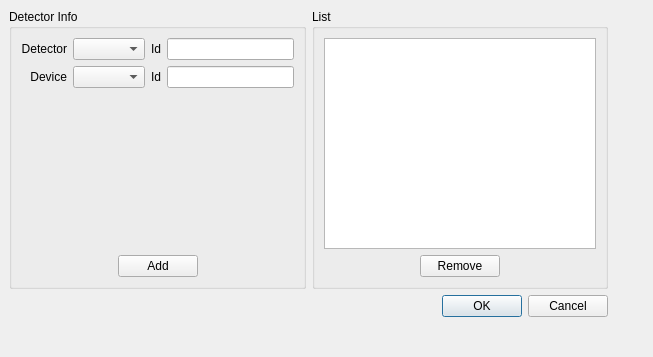
<ui version="4.0" >
 <class>detInfoDialog</class>
 <widget class="QDialog" name="detInfoDialog" >
  <property name="geometry" >
   <rect>
    <x>0</x>
    <y>0</y>
    <width>653</width>
    <height>357</height>
   </rect>
  </property>
  <property name="windowTitle" >
   <string>Dialog</string>
  </property>
  <widget class="QWidget" name="" >
   <property name="geometry" >
    <rect>
     <x>9</x>
     <y>9</y>
     <width>599</width>
     <height>308</height>
    </rect>
   </property>
   <layout class="QVBoxLayout" >
    <item>
     <layout class="QHBoxLayout" >
      <item>
       <widget class="QGroupBox" name="detInfoBox" >
        <property name="title" >
         <string>Detector Info</string>
        </property>
        <layout class="QVBoxLayout" >
         <item>
          <layout class="QGridLayout" >
           <item row="0" column="0" >
            <widget class="QLabel" name="detInfoDetLabel" >
             <property name="text" >
              <string>Detector</string>
             </property>
             <property name="alignment" >
              <set>Qt::AlignRight|Qt::AlignTrailing|Qt::AlignVCenter</set>
             </property>
            </widget>
           </item>
           <item row="0" column="1" >
            <widget class="QComboBox" name="detInfoDetBox" />
           </item>
           <item row="0" column="2" >
            <widget class="QLabel" name="detInfoDetIdLabel" >
             <property name="text" >
              <string>Id</string>
             </property>
             <property name="alignment" >
              <set>Qt::AlignRight|Qt::AlignTrailing|Qt::AlignVCenter</set>
             </property>
            </widget>
           </item>
           <item row="0" column="3" >
            <widget class="QLineEdit" name="detInfoDetIdEdit" />
           </item>
           <item row="1" column="0" >
            <widget class="QLabel" name="detInfoDevLabel" >
             <property name="text" >
              <string>Device</string>
             </property>
             <property name="alignment" >
              <set>Qt::AlignRight|Qt::AlignTrailing|Qt::AlignVCenter</set>
             </property>
            </widget>
           </item>
           <item row="1" column="1" >
            <widget class="QComboBox" name="detInfoDevBox" />
           </item>
           <item row="1" column="2" >
            <widget class="QLabel" name="detInfoDevIdLabel" >
             <property name="text" >
              <string>Id</string>
             </property>
             <property name="alignment" >
              <set>Qt::AlignRight|Qt::AlignTrailing|Qt::AlignVCenter</set>
             </property>
            </widget>
           </item>
           <item row="1" column="3" >
            <widget class="QLineEdit" name="detInfoDevIdEdit" />
           </item>
          </layout>
         </item>
         <item>
          <spacer>
           <property name="orientation" >
            <enum>Qt::Vertical</enum>
           </property>
           <property name="sizeHint" >
            <size>
             <width>20</width>
             <height>40</height>
            </size>
           </property>
          </spacer>
         </item>
         <item>
          <layout class="QHBoxLayout" >
           <item>
            <spacer>
             <property name="orientation" >
              <enum>Qt::Horizontal</enum>
             </property>
             <property name="sizeHint" >
              <size>
               <width>40</width>
               <height>20</height>
              </size>
             </property>
            </spacer>
           </item>
           <item>
            <widget class="QPushButton" name="addButton" >
             <property name="text" >
              <string>Add</string>
             </property>
            </widget>
           </item>
           <item>
            <spacer>
             <property name="orientation" >
              <enum>Qt::Horizontal</enum>
             </property>
             <property name="sizeHint" >
              <size>
               <width>40</width>
               <height>20</height>
              </size>
             </property>
            </spacer>
           </item>
          </layout>
         </item>
        </layout>
       </widget>
      </item>
      <item>
       <widget class="QGroupBox" name="detInfoList" >
        <property name="title" >
         <string>List</string>
        </property>
        <layout class="QVBoxLayout" >
         <item>
          <widget class="QListWidget" name="listWidget" />
         </item>
         <item>
          <layout class="QHBoxLayout" >
           <item>
            <spacer>
             <property name="orientation" >
              <enum>Qt::Horizontal</enum>
             </property>
             <property name="sizeHint" >
              <size>
               <width>40</width>
               <height>20</height>
              </size>
             </property>
            </spacer>
           </item>
           <item>
            <widget class="QPushButton" name="removeButton" >
             <property name="text" >
              <string>Remove</string>
             </property>
            </widget>
           </item>
           <item>
            <spacer>
             <property name="orientation" >
              <enum>Qt::Horizontal</enum>
             </property>
             <property name="sizeHint" >
              <size>
               <width>40</width>
               <height>20</height>
              </size>
             </property>
            </spacer>
           </item>
          </layout>
         </item>
        </layout>
       </widget>
      </item>
     </layout>
    </item>
    <item>
     <widget class="QDialogButtonBox" name="buttonBox" >
      <property name="orientation" >
       <enum>Qt::Horizontal</enum>
      </property>
      <property name="standardButtons" >
       <set>QDialogButtonBox::Cancel|QDialogButtonBox::NoButton|QDialogButtonBox::Ok</set>
      </property>
     </widget>
    </item>
   </layout>
  </widget>
 </widget>
 <resources/>
 <connections>
  <connection>
   <sender>buttonBox</sender>
   <signal>accepted()</signal>
   <receiver>detInfoDialog</receiver>
   <slot>accept()</slot>
   <hints>
    <hint type="sourcelabel" >
     <x>248</x>
     <y>254</y>
    </hint>
    <hint type="destinationlabel" >
     <x>157</x>
     <y>274</y>
    </hint>
   </hints>
  </connection>
  <connection>
   <sender>buttonBox</sender>
   <signal>rejected()</signal>
   <receiver>detInfoDialog</receiver>
   <slot>reject()</slot>
   <hints>
    <hint type="sourcelabel" >
     <x>316</x>
     <y>260</y>
    </hint>
    <hint type="destinationlabel" >
     <x>286</x>
     <y>274</y>
    </hint>
   </hints>
  </connection>
 </connections>
</ui>
